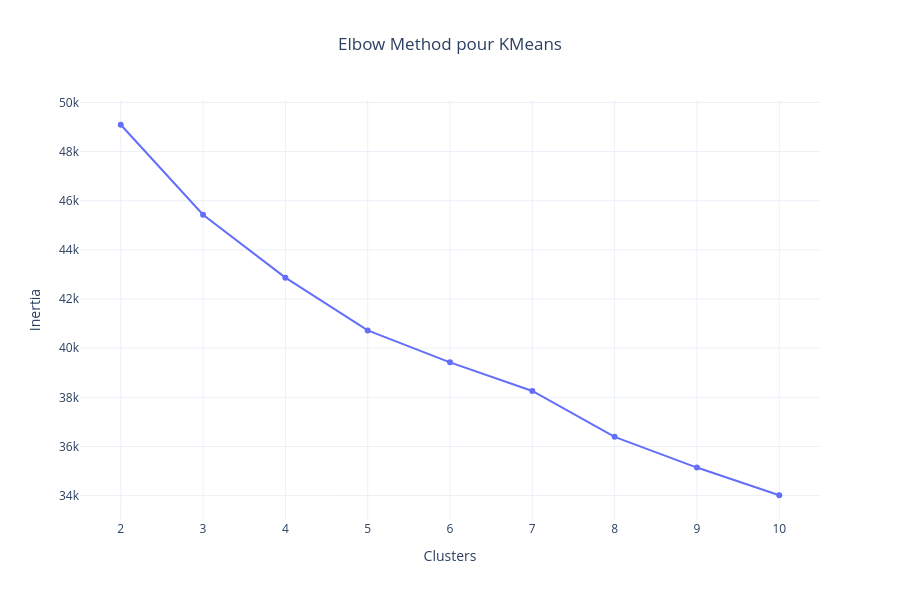

Notebook code for this chart:
### Markdown cell above
<div style="
    display:inline-block;
    border-left:5px solid #06B6D4;
    background:#ECFEFF;
    padding:10px 14px;
    border-radius:10px;
    font-family:Segoe UI;
    margin-top:15px;
    margin-bottom:10px;
    box-shadow:0 2px 8px rgba(15,23,42,0.06);
">

<h3 style="
    margin:0;
    color:#0F172A;
    font-size:18px;
    font-weight:600;
">
. ELBOW METHOD — KMEANS
</h3>

</div>

### Code cell
# ============================================
# ELBOW METHOD
# ============================================

inertia = []

K = range(2, 11)

for k in K:

    kmeans = KMeans(
        n_clusters=k,
        random_state=42,
        n_init=10
    )

    kmeans.fit(scaled_df)

    inertia.append(kmeans.inertia_)

elbow_df = pd.DataFrame({
    "Clusters": list(K),
    "Inertia": inertia
})

fig = px.line(
    elbow_df,
    x="Clusters",
    y="Inertia",
    markers=True,
    title="Elbow Method pour KMeans"
)

fig.update_layout(
    template="plotly_white",
    height=600,
    title_x=0.5
)

fig.show()

### Figure 1 — Plotly figure (JSON) as saved in the notebook; plotly's stock layout.template omitted (floating-point values rounded to 4 significant figures)
{"data": [{"hovertemplate": "Clusters=%{x}<br>Inertia=%{y}<extra></extra>", "legendgroup": "", "line": {"color": "#636efa", "dash": "solid"}, "marker": {"symbol": "circle"}, "mode": "lines+markers", "name": "", "orientation": "v", "showlegend": false, "type": "scatter", "x": [2, 3, 4, 5, 6, 7, 8, 9, 10], "xaxis": "x", "y": [49090.0, 45430.0, 42870.0, 40720.0, 39420.0, 38260.0, 36390.0, 35140.0, 34020.0], "yaxis": "y"}], "layout": {"height": 600, "legend": {"tracegroupgap": 0}, "title": {"text": "Elbow Method pour KMeans", "x": 0.5}, "xaxis": {"anchor": "y", "domain": [0, 1], "title": {"text": "Clusters"}}, "yaxis": {"anchor": "x", "domain": [0, 1], "title": {"text": "Inertia"}}}}
